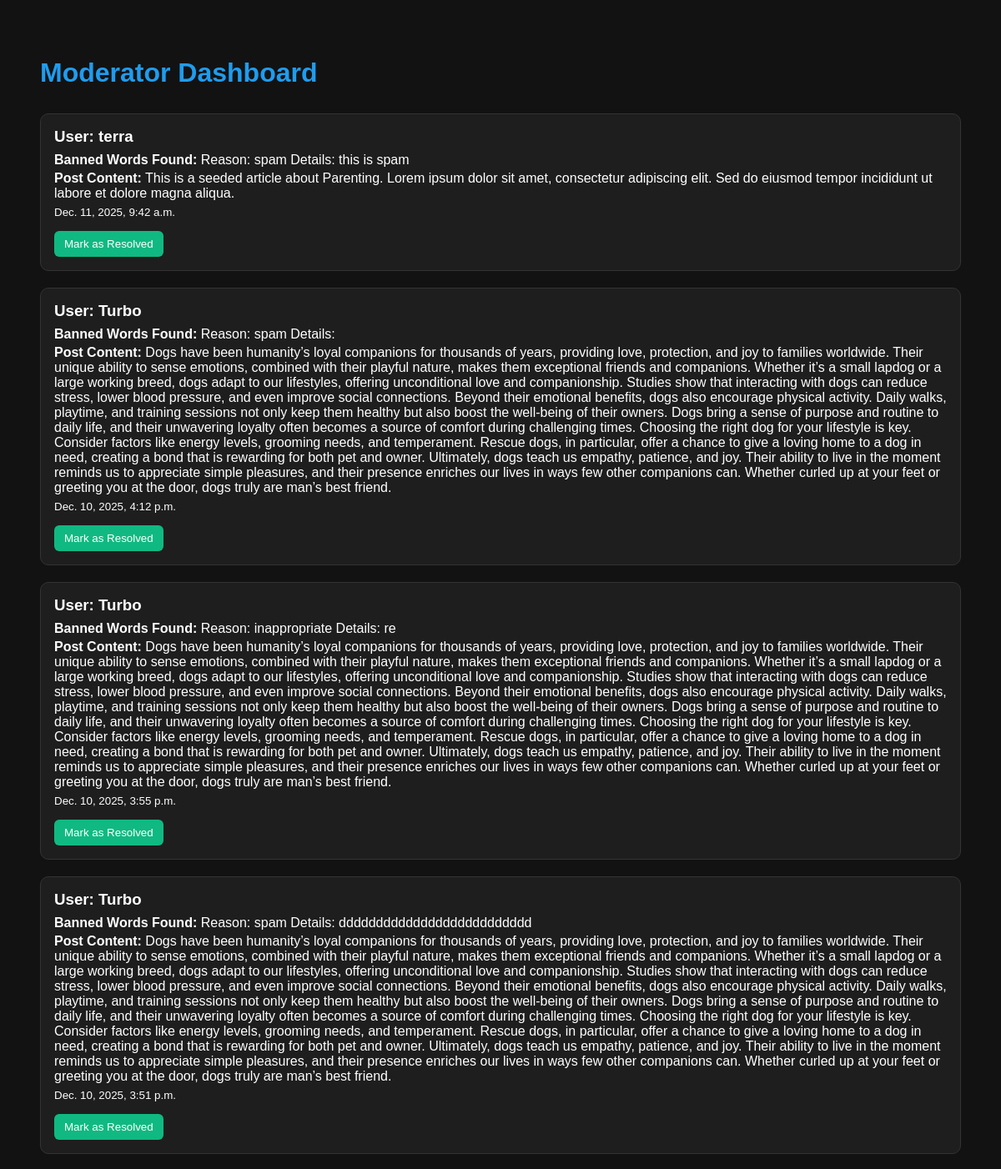
Page /posts/moderation/ (signed in, upper part) on the earlier database version.
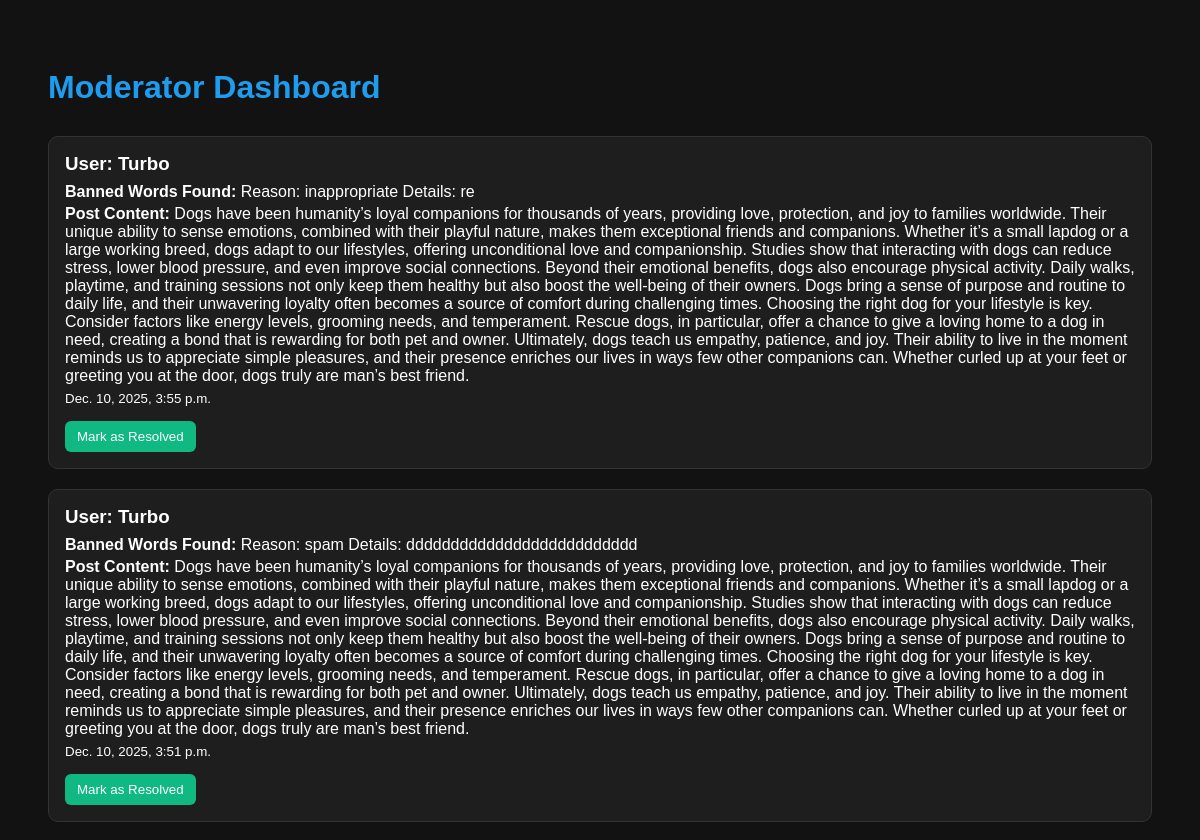
Same page on the later database version.
### blog/models.py (models this page shows, shortened)
class ModerationReport(models.Model):
    user = models.ForeignKey(
        settings.AUTH_USER_MODEL,
        on_delete=models.CASCADE,
        related_name="moderation_reports",
    )
    post = models.ForeignKey(
        Post, on_delete=models.CASCADE, related_name="reports", null=True, blank=True
    )
    post_content = models.TextField()
    banned_words_found = models.TextField()
    timestamp = models.DateTimeField(auto_now_add=True)
    resolved = models.BooleanField(default=False)

### accounts/models.py (models this page shows, shortened)
class CustomUser(AbstractUser):
    bio = models.TextField(blank=True, null=True)
    avatar = models.ImageField(upload_to="avatars/", blank=True, null=True)
    color = models.CharField(max_length=20, default=random_color)
    is_verified = models.BooleanField(default=False)
    is_premium = models.BooleanField(default=False)
    is_email_verified = models.BooleanField(default=False)
    email_verification_code = models.CharField(max_length=6, blank=True, null=True)
    email_verification_attempts = models.IntegerField(default=0)
    email_verification_expires_at = models.DateTimeField(null=True, blank=True)
    social_youtube = models.URLField(max_length=255, blank=True, null=True)
    social_instagram = models.URLField(max_length=255, blank=True, null=True)
    social_tiktok = models.URLField(max_length=255, blank=True, null=True)
    social_twitch = models.URLField(max_length=255, blank=True, null=True)
    social_github = models.URLField(max_length=255, blank=True, null=True)
    public_profile = models.BooleanField(default=False)
    allow_public_socials = models.BooleanField(default=True)
    allow_dms = models.BooleanField(default=True)
    blocked_users = models.ManyToManyField(
        "self", symmetrical=False, related_name="blocked_by", blank=True
    )
    warning_count = models.IntegerField(default=0)
    suspended_until = models.DateTimeField(null=True, blank=True)
    phone_number = models.CharField(
        max_length=15,
        blank=True,
        null=True,
        validators=[
            RegexValidator(
                regex=r"^\+?\d{9,15}$",
                message="Phone number must be entered in the format: '+999999999'. Up to 15 digits allowed.",
            )
        ],
    )
    followers = models.ManyToManyField(
        "self", symmetrical=False, related_name="following", blank=True
    )
    saved_communities = models.ManyToManyField(
        "communities.Community", related_name="saved_by_users", blank=True
    )
    THEME_CHOICES = [("light", "Light"), ("dark", "Dark"), ("system", "System")]
    theme_preference = models.CharField(
        max_length=10, choices=THEME_CHOICES, default="light"
    )
    accent_color = models.CharField(max_length=9, default="#1f9cee")
    font_size = models.PositiveSmallIntegerField(default=14)

### blog/views.py (the view)
# urls.py: path("moderation/", views.moderation_dashboard, name="moderation_dashboard"),
@staff_member_required
def moderation_dashboard(request):
    reports = ModerationReport.objects.filter(resolved=False).order_by("-timestamp")
    return render(request, "blog/moderation_dashboard.html", {"reports": reports})

### blog/templates/blog/moderation_dashboard.html (shortened to what this page needs)
<!DOCTYPE html>
<html lang="en">
<head>
</head>
<body>
<h1>Moderator Dashboard</h1>
<div id="reports-container">
    {% for report in reports %}
    <div class="report-card">
        <h3>User: {{ report.user.username }}</h3>
        <p><strong>Banned Words Found:</strong> {{ report.banned_words_found }}</p>
        <p><strong>Post Content:</strong> {{ report.post_content }}</p>
        <p><small>{{ report.timestamp }}</small></p>
        <form action="{% url 'resolve_report' report.id %}" method="post">
            <button type="submit" class="resolve-btn">Mark as Resolved</button>
        </form>
    </div>
    {% empty %}
    <p>No pending reports 🎉</p>
    {% endfor %}
</div>
</body>
</html>

Differences in the rows shown:
removed ModerationReport: user.username "terra", banned_words_found "Reason: spam Details: this is spam", post_content "This is a seeded article about Parenting. Lorem ipsum dolor sit amet, consectetur adipiscing elit. Sed do eiusmod tempor incididunt ut labore et dolore magna aliqua.", timestamp "Dec. 11, 2025, 9:42 a.m."
removed ModerationReport: user.username "Turbo", banned_words_found "Reason: spam Details:", post_content "Dogs have been humanity’s loyal companions for thousands of years, providing love, protection, and joy to families worldwide. Their unique ability to sense emotions, combined with their playful nature, makes them exceptional friends and companions. Whether it’s a small lapdog or a large working breed, dogs adapt to our lifestyles, offering unconditional love and companionship. Studies show that interacting with dogs can reduce stress, lower blood pressure, and even improve social connections. Beyond their emotional benefits, dogs also encourage physical activity. Daily walks, playtime, and training sessions not only keep them healthy but also boost the well-being of their owners. Dogs bring…", timestamp "Dec. 10, 2025, 4:12 p.m."
